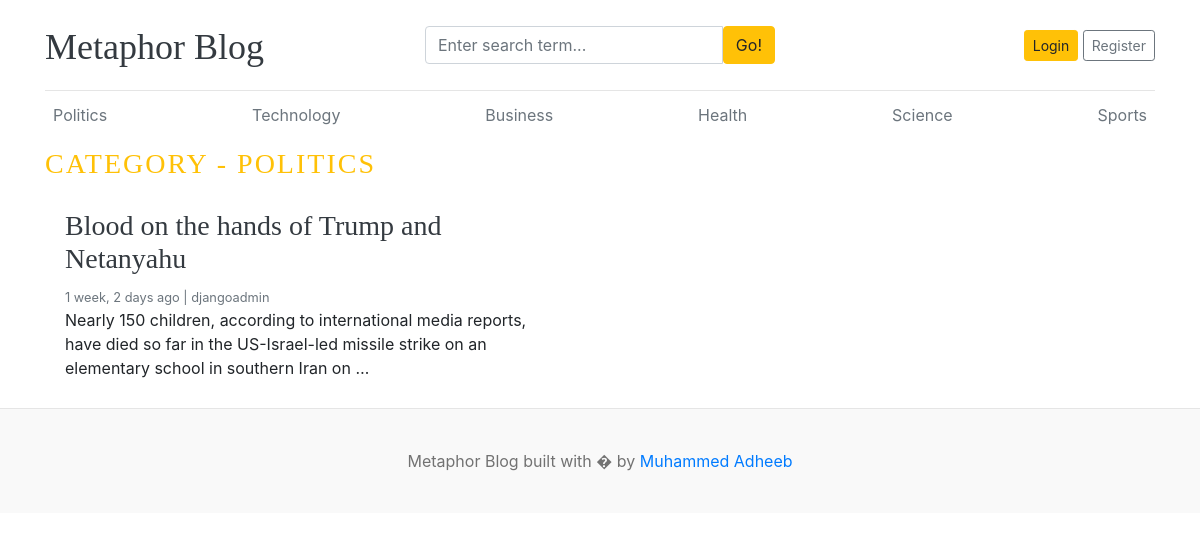
The app's page /category/2/, older data.
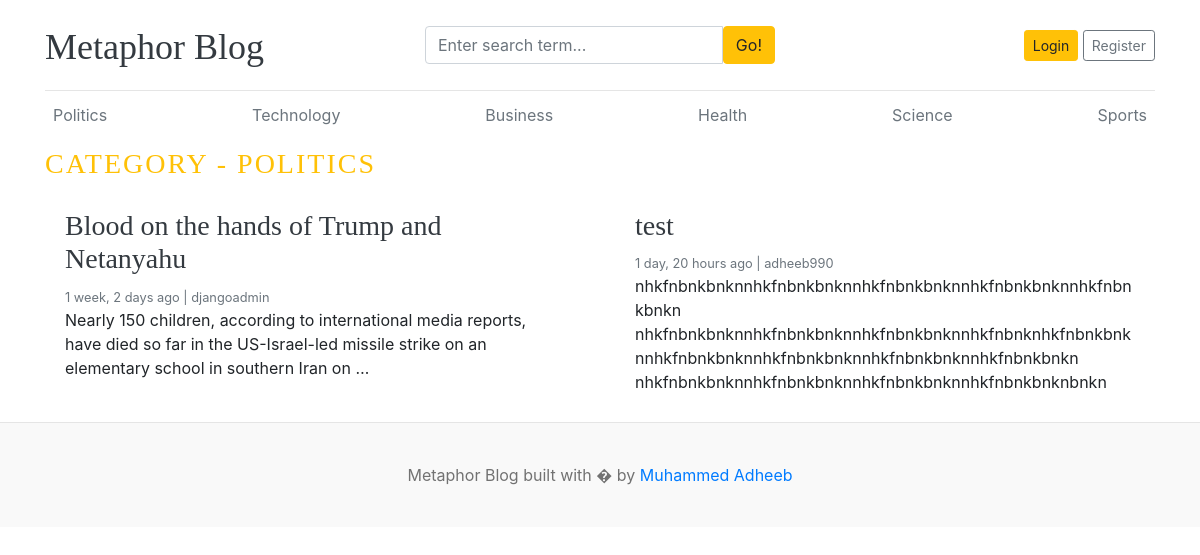
The same page, newer data.
### blogs/models.py (models this page shows, shortened)
class Category(models.Model):
    category_name = models.CharField(max_length=50, unique=True)
    created_at = models.DateTimeField(auto_now_add=True)
    updated_at = models.DateTimeField(auto_now=True)
    class Meta:
        verbose_name_plural = 'categories'
    def __str__(self):
        return self.category_name

class Blog(models.Model):
    title = models.CharField(max_length=100)
    slug = models.SlugField(max_length=150, unique=True, blank=True)
    category = models.ForeignKey(Category, on_delete=models.CASCADE)
    author = models.ForeignKey(User, on_delete=models.CASCADE)
    featured_image = models.ImageField(upload_to='uploads/%Y/%m/%d')
    short_description = models.TextField(max_length=500)
    blog_body = models.TextField(max_length=2000)
    status = models.CharField(max_length=20,choices=STATUS_CHOICES, default="Draft")
    is_featured = models.BooleanField(default=False)
    created_at = models.DateTimeField(auto_now_add=True)
    updated_at = models.DateTimeField(auto_now=True)

### blogs/views.py (the view)
# urls.py: path('<int:category_id>/', views.posts_by_category, name='posts_by_category')
def posts_by_category(request, category_id):
    posts = Blog.objects.filter(status='Published', category=category_id)
    category = get_object_or_404(Category, pk=category_id)
    context = {
        'posts': posts,
        'category': category,
    }
    return render(request, 'posts_by_category.html', context)

### blogs/context_processors.py (called while the page is built)
def get_categories(request):
    categories = Category.objects.all()
    return dict(categories=categories)

def get_social_links(request):
    social_links = SocialLink.objects.all()
    return dict(social_links=social_links)

### templates/posts_by_category.html
{% extends 'base.html' %}
{% block content %}
  <h3 class = "text-uppercase text-warning" style="letter-spacing: 2px;">Category - {{ category }}</h3>
  <div class="row mb-2">
    {% if posts %}
    {% for post in posts %}
    <div class="col-md-6">
      <div class="card border-0" >
        <div class="card-body">
<h3>
  {% if post.slug %}
    <a href="{% url 'blogs' post.slug %}" class="text-dark">
      {{ post.title }}
    </a>
  {% else %}
    <span class="text-muted">{{ post.title }}</span>
  {% endif %}
</h3>          <small class="mb-1 text-muted">{{ post.created_at | timesince }} ago | {{ post.author }}</small>
          <p class="card-text">{{ post.short_description | truncatewords:25}}</p>
        </div>
      </div>
    </div>
    {% endfor %}
    {% else %}
    <p>No posts found</p>
    {% endif %}
  </div>
</div>
{% endblock %}

### templates/base.html (shortened to what this page needs)
{% load static %}
<!DOCTYPE html>
<html lang="en">
<head>
    <link href="https://getbootstrap.com/docs/4.0/dist/css/bootstrap.min.css" rel="stylesheet">
    <link href="{% static 'css/blog.css' %}" rel="stylesheet">
    <link rel="stylesheet" href="https://cdnjs.cloudflare.com/ajax/libs/font-awesome/4.7.0/css/font-awesome.min.css">
  </head>
<body>
    <div class="container">
      <header class="blog-header py-3">
      <div class="row align-items-center">
        <div class="col-4 pt-1">
          <a class="blog-header-logo text-dark" href="/">Metaphor Blog</a>
        </div>
      <div class="col-4">
      <form action="{% url 'search' %}" method="GET">
        <div class="input-group">
          <input
            class="form-control"
            type="text"
            name="keyword"
            value="{{ keyword }}"
            placeholder="Enter search term..."
          />
          <button type="submit" class="btn btn-warning">
            Go!
          </button>
        </div>
      </form>
    </div>
    <div class="col-4 d-flex justify-content-end align-items-center">
      {% if not user.is_authenticated %}
      <a class="btn btn-sm btn-warning" href="{% url 'login' %}">Login</a>
      <a class="btn btn-sm btn-outline-secondary" href="{% url 'register' %}">Register</a>
      {% else %}
      <span><a href="{% url 'dashboard' %}">Dashboard</a></span>
      &emsp;
      <span><a href=" {% url 'logout' %}">Logout</a></span>
      {% endif %}
    </div>
  </div>
</header>
      <div class="nav-scroller py-1 mb-2">
        <nav class="nav d-flex justify-content-between">
          {% for cat in categories %}
          <a class="p-2 text-muted" href="{% url 'posts_by_category' cat.id %}">{{ cat.category_name}}</a>
          {% endfor %}
        </nav>
      </div>
{% block content %}
{% endblock content %}
<footer class="blog-footer">
  <p>Metaphor Blog built with � by <a href="#">Muhammed Adheeb</a></p>
</footer>
</body>
</html>

Row changes from the older to the newer data that the page shows:
added Blog: title "test", created_at "1 day, 20 hours", author "adheeb990", short_description "nhkfnbnkbnknnhkfnbnkbnknnhkfnbnkbnknnhkfnbnkbnknnhkfnbnkbnkn nhkfnbnkbnknnhkfnbnkbnknnhkfnbnkbnknnhkfnbnknhkfnbnkbnknnhkfnbnkbnknnhkfnbnkbnknnhkfnbnkbnknnhkfnbnkbnkn nhkfnbnkbnknnhkfnbnkbnknnhkfnbnkbnknnhkfnbnkbnknbnkn"
